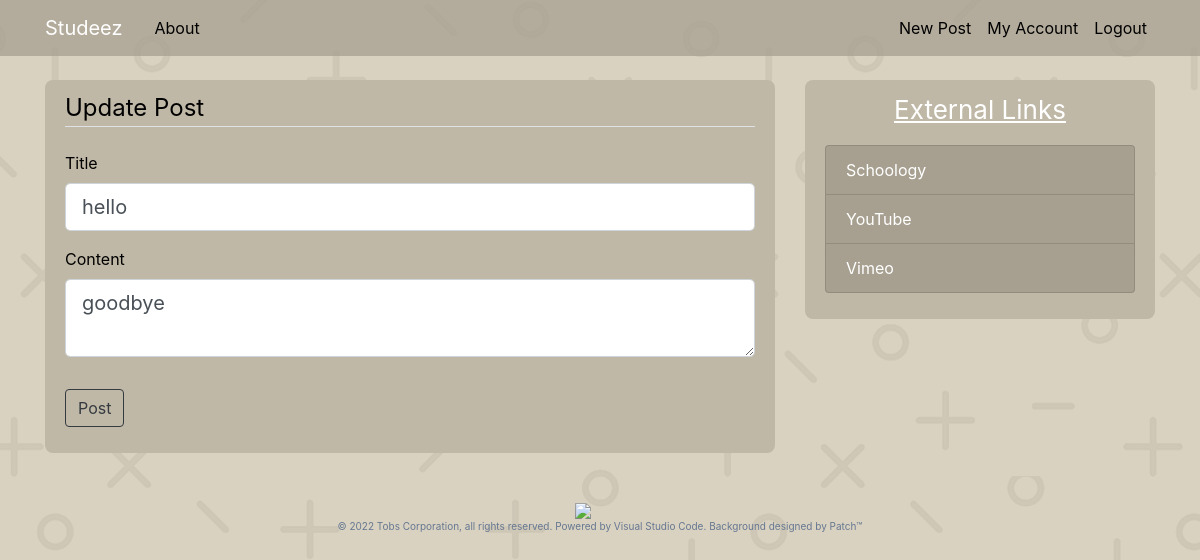
The app's page /post/5/update (signed in), older data.
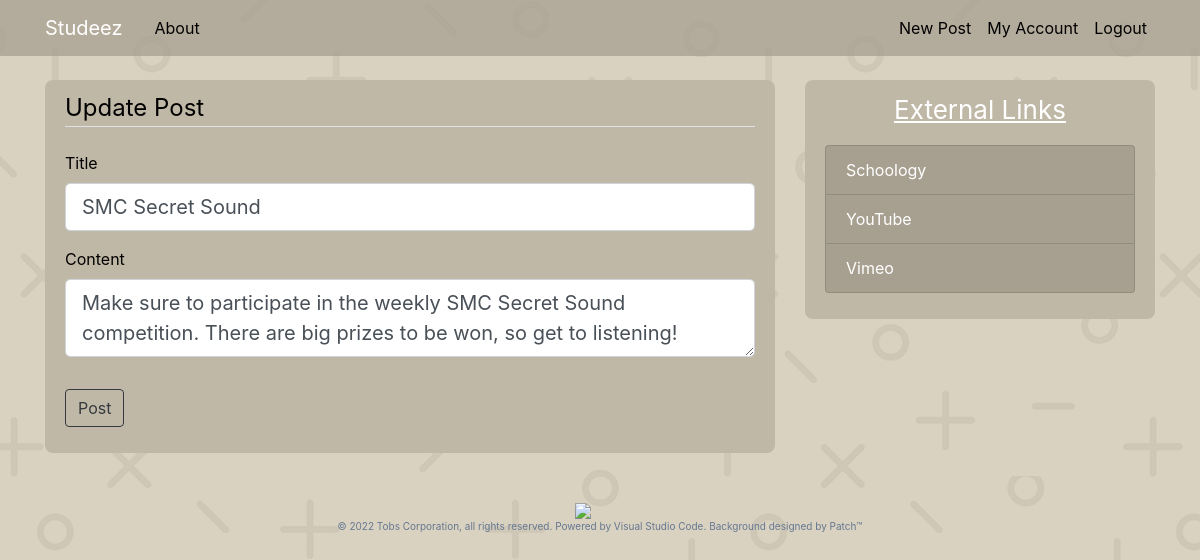
The same page, newer data.
### main_app/models.py (models this page shows, shortened)
class Post(db.Model):
    id = db.Column(db.Integer, primary_key=True)
    title = db.Column(db.String(100), nullable=False)
    date_posted = db.Column(db.DateTime, nullable=False, default=datetime.utcnow)
    content = db.Column(db.Text, nullable=False)
    user_id = db.Column(db.Integer, db.ForeignKey('user.id'), nullable=False)

### main_app/routes.py (the view)
@app.route("/post/<int:post_id>/update", methods=['GET', 'POST'])
@login_required
def update_post(post_id):
    post = Post.query.get_or_404(post_id)
    if post.author != current_user:
        abort(403)
    form = PostForm()
    if form.validate_on_submit():
        post.title = form.title.data
        post.content = form.content.data
        db.session.commit()
        flash('Your post has been updated.', 'success')
        return redirect(url_for('post', post_id=post.id))
    elif request.method == 'GET':
        form.title.data = post.title
        form.content.data = post.content
    return render_template('create_post.html', title='Update Post', form=form, legend='Update Post')

### main_app/forms.py
class PostForm(FlaskForm):
    title = StringField('Title', validators=[DataRequired()])
    content = TextAreaField('Content', validators=[DataRequired()])
    submit = SubmitField('Post')

### main_app/models.py (called while the page is built)
@login_manager.user_loader
def load_user(user_id):
    return User.query.get(int(user_id))

### main_app/templates/create_post.html (shortened to what this page needs)
{% extends "layout.html" %}
{% block content %}
<div class="content-section">
    <form method="POST" action="">
        <fieldset class="form-group">
            <legend class="border-bottom mb-4">{{legend}}</legend>
            <div class="form-group">
                {{ form.title.label(class="form-control-label") }}
                    {% if form.title.errors %}
                    {{ form.title(class="form-control form-control-lg is-invalid") }}
                    <div class="invalid-feedback">
                        {% for error in form.title.errors %}
                            <span>{{ error }}</span>
                        {% endfor %}
                    </div>
                    {% else %}
                    {{ form.title(class="form-control form-control-lg") }}
                    {% endif %}
            </div>
            <div class="form-group">
                {{ form.content.label(class="form-control-label") }}
                    {% if form.content.errors %}
                    {{ form.content(class="form-control form-control-lg is-invalid") }}
                    <div class="invalid-feedback">
                        {% for error in form.content.errors %}
                            <span>{{ error }}</span>
                        {% endfor %}
                    </div>
                    {% else %}
                    {{ form.content(class="form-control form-control-lg") }}
                    {% endif %}
            </div>
        </fieldset>
        <div class="form-group">
            {{ form.submit(class="btn btn-outline-dark") }}
        </div>
    </form>
</div>
{% endblock content %}

Row changes from the older to the newer data that the page shows:
changed Post: title "hello" → "SMC Secret Sound"; content "goodbye" → "Make sure to participate in the weekly SMC Secret Sound competition. There are big prizes to be won, so get to listening!"
